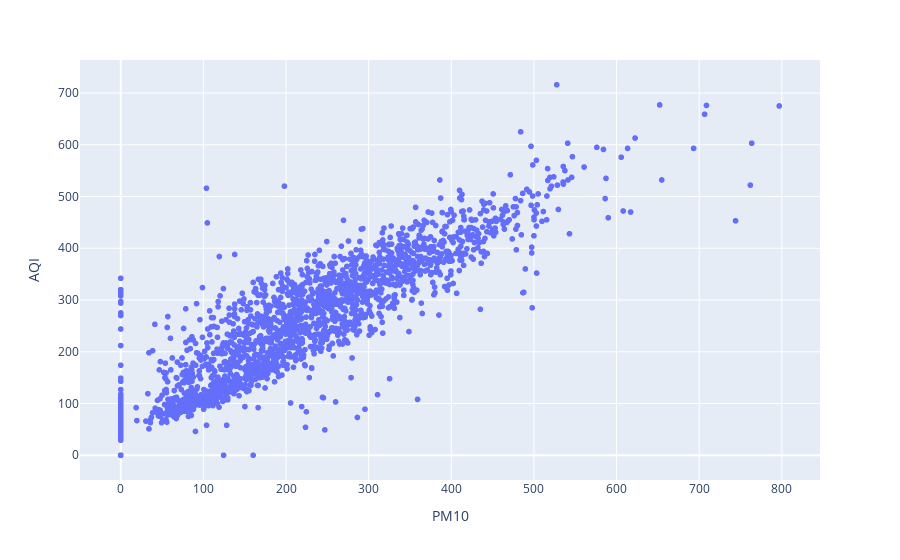

Here is the notebook cell this chart was saved with:
### Code cell
fig=px.scatter(second,x='PM10',y='AQI')
fig.show()

### Figure 1 — Plotly figure (JSON) as saved in the notebook; plotly's stock layout.template omitted (floating-point values rounded to 4 significant figures; data arrays with more than 128 entries replaced by an {"elided": "..."} marker saying what was removed)
{"data": [{"hovertemplate": "PM10=%{x}<br>AQI=%{y}<extra></extra>", "legendgroup": "", "marker": {"color": "#636efa", "symbol": "circle"}, "mode": "markers", "name": "", "showlegend": false, "type": "scattergl", "x": {"elided": "1948 float values"}, "xaxis": "x", "y": {"elided": "1948 int values"}, "yaxis": "y"}], "layout": {"legend": {"tracegroupgap": 0}, "margin": {"t": 60}, "xaxis": {"anchor": "y", "domain": [0, 1], "title": {"text": "PM10"}}, "yaxis": {"anchor": "x", "domain": [0, 1], "title": {"text": "AQI"}}}}
